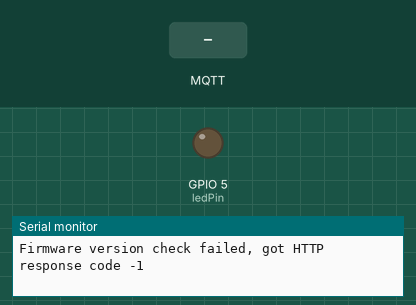
Bench run of a sketch on a simulated ESP8266 (NodeMCU). Parts: output pins drawn as LEDs (lit = HIGH), the last lines printed to the serial monitor. Inputs (shaded band) come from the test bench. WiFi joins after 1.5 s; servers stay silent unless stated; no MQTT or app messages arrive unless stated.

Above: at 4.2 s.
4.3 s: MQTT message "1" arrives on the first subscribed topic
At 4.8 s:
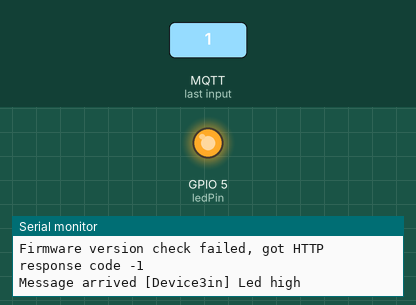
5.8 s: MQTT message "200" arrives on the first subscribed topic
At 7.1 s:
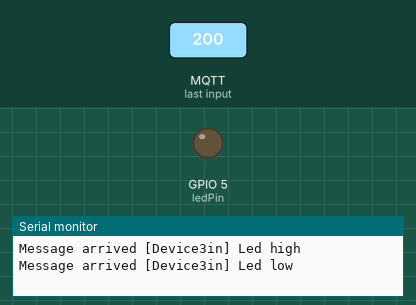
Timing chart, 0 to 8.8 s (numbered marks = the images above; inputs shaded):
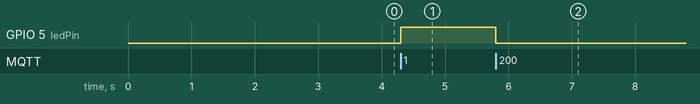

Measured:
- after the input at 4.3 s, GPIO 5 (ledPin): LOW → HIGH at once
- after the input at 5.8 s, GPIO 5 (ledPin): HIGH → LOW at once

The sketch:

ESP8266_Device3.ino
```cpp
/*

*/

#include <ESP8266WiFi.h>
#include <PubSubClient.h>
#include <Ultrasonic.h> // ###
#include <ESP8266HTTPClient.h>
#include <ESP8266httpUpdate.h>
#include <ArduinoJson.h>


// Opsætning af netværk
const char* ssid = "MarkFrostPi";
const char* password = "Skoleprojekt";
// Opsætning af MQTT Broker
const char* mqtt_server = "192.168.5.1";
const int mqtt_port = 1883;

// OTA fra HTTP Server
const int FW_VERSION = 3;
const char* fwUrlBase = "http://192.168.5.1/Firmware/";

// Opsætning af Wifi client
WiFiClient espClient3; // ###
// Opsætning af MQTT client
PubSubClient client(espClient3); // ###
// Opsætning Http client
HTTPClient httpClient;


// Output
const int ledPin = 5 ; // ###
int ledState = LOW;    // ###

// Opsætning MQTT Topics
const char* outTopic = "Device3out"; // ###
const char* outTopicAlive = "Device3Alive";// ###
const char* inTopic = "Device3in";// ###


// Global Variable
// Lav en long til at gemme tiden
unsigned long next_refresh = 0;
// Mqtt CallBack
String message;
// JSON Data
String Device = "Device3"; // ###
String Type;
String Unit;
String Data;

void setup() {
  // Disable AP Mode
  WiFi.mode(WIFI_STA);
  pinMode(ledPin, OUTPUT); // ###
  Serial.begin(115200);
  setup_wifi();                   // Connect to wifi
  client.setServer(mqtt_server, mqtt_port);
  client.setCallback(callback);

}

void loop() {

  if (!client.connected()) {
    reconnect();
  }
  client.loop();
  if( (long)(millis() - next_refresh) >= 0)
  {
  //Create_Data_Packet(); // ###
  //Publish_Output(Device,Type,Unit,Data); // ###
  checkForUpdates();
  next_refresh = millis() + 10000;
  }

}
```

MQTT_Input.ino
```cpp
// Se om der er MQTT besked
void callback(char* topic, byte* payload, unsigned int length) {
  // Conver the incoming byte array to a string
  payload[length] = '\0'; // Null terminator used to terminate the char array
  message = (char*)payload;

  Serial.print("Message arrived [");
  Serial.print(topic);
  Serial.print("] ");
  // Output Code
  if (message == "1") {
      ledState = HIGH;
      Serial.print("Led high");
  } else {
      ledState = LOW;
      Serial.print("Led low");
  }
  digitalWrite(ledPin, ledState);
  Serial.println();
}
```

MQTT_Output.ino
```cpp
// Indsæt Sensor data
void Create_Data_Packet () {
   Type = "Ultralydsmåler";
   Unit = "mm";
   Data = "";

}

void Publish_Output(String device ,String type ,String unit,String data ) {
  String Payload;
  StaticJsonBuffer<200> jsonBuffer;
  JsonObject& JsonData = jsonBuffer.createObject();
  JsonData["Device"] = device;
  JsonData["Type"] = type;
  JsonData["Units"] = unit;
  JsonData["Data"] = data;
  JsonData.printTo(Payload);
  Serial.print(Payload);
  client.publish(outTopic, (char*) Payload.c_str());
}
/*
JSON TELEGRAM
{
"Device" : "Device3",
"Type" : "Afstand",
"Units" : "mm",
"Data" : 678
}
*/
```

MQTT_Reconnect.ino
```cpp
// Hvis MQTT bliver smidt af reconnect
void reconnect() {
  // Loop until we're reconnected
  while (!client.connected()) {
    Serial.print("Attempting MQTT connection...");
    // Attempt to connect // ###
    if (client.connect("ESP8266Client3")) {
      Serial.println("connected");


      // Once connected, publish an announcement...
      client.publish(outTopicAlive, "{\"Device3\":\"CONNECTED\"}"); // ###
      // ... and resubscribe
      client.subscribe(inTopic);
    } else {
      Serial.print("failed, rc=");
      Serial.print(client.state());
      Serial.println(" try again in 5 seconds");
      delay(5000);
    }
  }
}
```

OTA.ino
```cpp
void checkForUpdates() {
  String mac = getMAC();
  String fwURL = String( fwUrlBase );
  fwURL.concat( mac );
  String fwVersionURL = fwURL;
  fwVersionURL.concat( ".version" );

  Serial.println( "Checking for firmware updates." );
  Serial.print( "MAC address: " );
  Serial.println( mac );
  Serial.print( "Firmware version URL: " );
  Serial.println( fwVersionURL );

  httpClient.begin( fwVersionURL );
  int httpCode = httpClient.GET();
  if( httpCode == 200 ) {
    String newFWVersion = httpClient.getString();

    Serial.print( "Current firmware version " );
    Serial.println( FW_VERSION );
    Serial.print( "Available firmware version: " );
    Serial.println( newFWVersion );

    int newVersion = newFWVersion.toInt();

    if( newVersion > FW_VERSION ) {
      Serial.println( "Preparing to update" );

      String fwImageURL = fwURL;
      fwImageURL.concat( ".bin" );
      t_httpUpdate_return ret = ESPhttpUpdate.update( fwImageURL );

      switch(ret) {
        case HTTP_UPDATE_FAILED:
          Serial.printf("HTTP_UPDATE_FAILD Error (%d): %s", ESPhttpUpdate.getLastError(), ESPhttpUpdate.getLastErrorString().c_str());
          break;

        case HTTP_UPDATE_NO_UPDATES:
          Serial.println("HTTP_UPDATE_NO_UPDATES");
          break;
      }
    }
    else {
      Serial.println( "Already on latest version" );
    }
  }
  else {
    Serial.print( "Firmware version check failed, got HTTP response code " );
    Serial.println( httpCode );
  }
  httpClient.end();
}

String getMAC()
{
  uint8_t mac[6];
  char result[14];

 snprintf( result, sizeof( result ), "%02x%02x%02x%02x%02x%02x", mac[ 0 ], mac[ 1 ], mac[ 2 ], mac[ 3 ], mac[ 4 ], mac[ 5 ] );

  return String( result );
}
```

Wifi.ino
```cpp
// Connecting to a WiFi network
void setup_wifi() {

  delay(3000);

  Serial.println();
  Serial.print("Connecting to ");
  Serial.println(ssid);

  WiFi.begin(ssid, password);

  Serial.println("");
  Serial.println("WiFi connected");
  Serial.println("IP address: ");
  Serial.println(WiFi.localIP());
}
```
